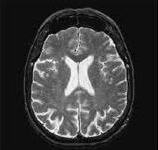
%> input picture Level Set Segmentation/cortex.jpg, 158 x 150 px
$ octave activecontseg.m   (GNU Octave 9; MATLAB toolbox functions it lacks are replaced by stand-ins)
%> lines starting %> are read from the running program, lines starting %| are printed output that depends on the picture; in (x1, y1, x2, y2) boxes, pixels count from 0 and x2, y2 are one past the last pixel; in counts of white or black regions, pixels touching at a corner belong together; the program's own positions count from 1
clc;
clear all;
close all;

x=imread('cortex.jpg');
%> x is the input picture: size 150x158x3 uint8; min 0, max 255, mean 59.4
x=rgb2gray(x);
%> x: size 150x158 uint8
imshow(x);

x=double(x);
%> x: size 150x158 double
[row col]=size(x);
%> row = 150; col = 158

phi=ones(row,col);
phi(10:row-10,10:col-10)=-1;
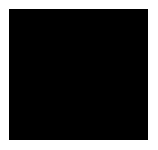
%> phi: size 150x158 double; values -1 (black) and 1 (white), 23.2% white; 1 white region, box (x1, y1, x2, y2) and area: (0, 0, 158, 150) 5491

u=-phi;
[c h]=contour(u, [0 0],'r');
%> h = -36.35
title('Initial Contour');
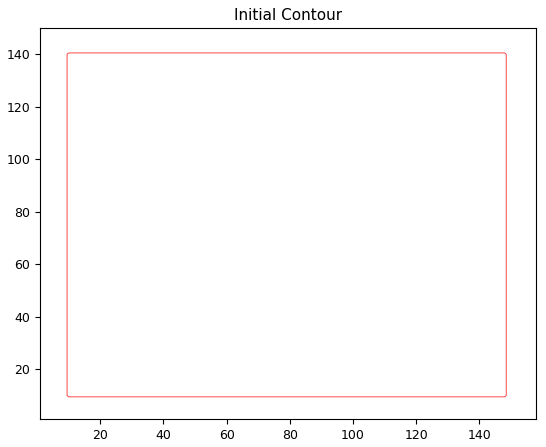
%> figure redrawn from the program's plot data

sigma=1;
%G=fspecial('gaussian',5,sigma);
delt=1;
Iter=50;
mu=25;

figure;
for n=1:Iter
    [ux uy]=gradient(u);
    %no of pixels where level set is <0
        c1=sum(sum(x.*(u<0)))/(sum(sum(u<0)));
        c2=sum(sum(x.*(u>=0)))/(sum(sum(u>=0)));
    spf=x-(c1+c2)/2;
    spf=spf/(max(abs(spf(:))));
    u=u+delt*(mu*spf.*sqrt(ux.^2+uy.^2));
        imagesc(x,[0,255]);colormap(gray);hold on;
        [c h]=contour(u,[0 0],'r');
        iternum=[num2str(n),'iterations'];
        title(iternum);
        pause(0.02);
    u=(u>=0)-(u<0);
    u
   % u=conv2(u,G,'same');
end
%> this loop made 50 passes
%> (c1, c2, h) on passes 1 to 12: (15.44, 72.64, -80.33), (15.2, 74.26, -83.66), (15.15, 75.83, -86.92), (15.11, 77.4, -89.68), (15.12, 79, -93.95), (15.11, 80.61, -98.43), (15.1, 82.21, -104.2), (15.09, 83.82, -110.9), (15.09, 85.45, -116.9), (15.1, 87.09, -122.2), (15.07, 88.73, -128.8), (15.07, 90.41, -136.2)
%> pass 1, `u=u+delt*(mu*spf.*sqrt(ux.^2+uy.^2));`:
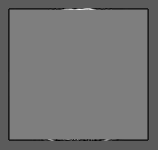
%> u: size 150x158 double; min -6.22, max 8.34, mean 0.395; drawn with min black and max white
%> pass 1, `u=(u>=0)-(u<0);`:
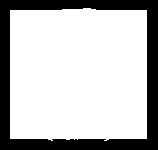
%> u: size 150x158 double; values -1 (black) and 1 (white), 74.8% white; 1 black region, box (x1, y1, x2, y2) and area: (0, 0, 158, 150) 5967
%> after the loop:
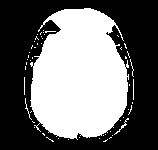
%> u: size 150x158 double; values -1 (black) and 1 (white), 43.4% white; 53 white regions (49 under 20 px), largest, box (x1, y1, x2, y2) and area: (30, 8, 129, 140) 10037, (114, 118, 129, 135) 35, (25, 98, 32, 120) 24, (133, 79, 134, 100) 21
%> after the loop:
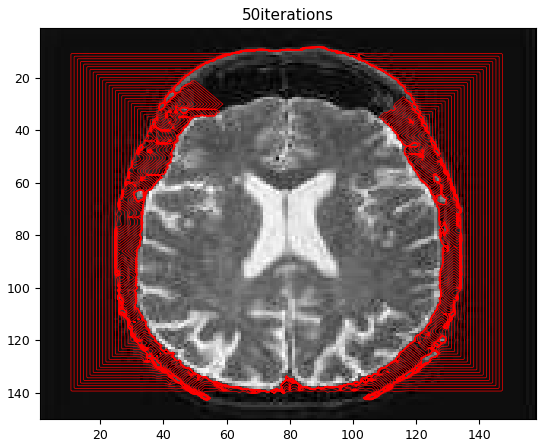
%> figure redrawn from the program's plot data
figure;
imagesc(x,[0,255]); colormap(gray); hold on;
%> after `colormap(gray)`:
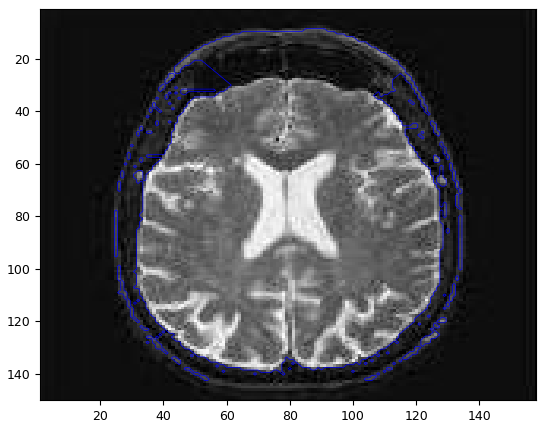
%> figure redrawn from the program's plot data
[c h]=contour(u,[0 0], 'b');
%> c = 1570 columns, first 8: [0 84.5 85 86 87 88 89 90; 663 9 8.5 8.5 8.5 8.5 8.5 8.5]; h = -1921.8
